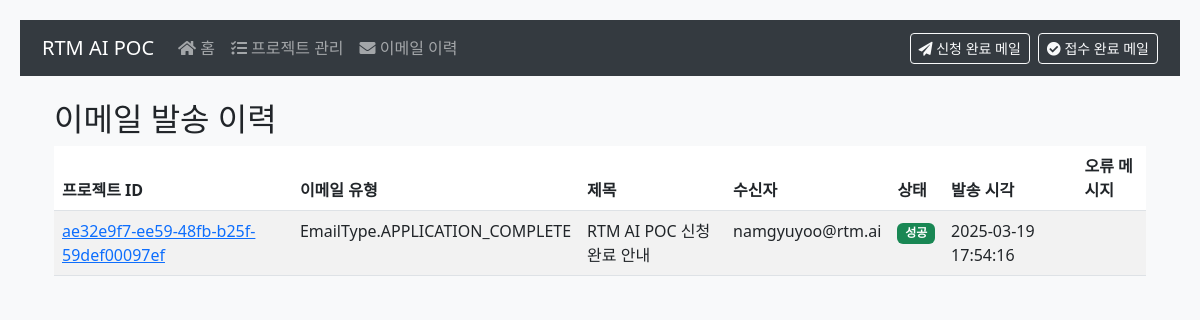
Before: /email-history with the older database file.
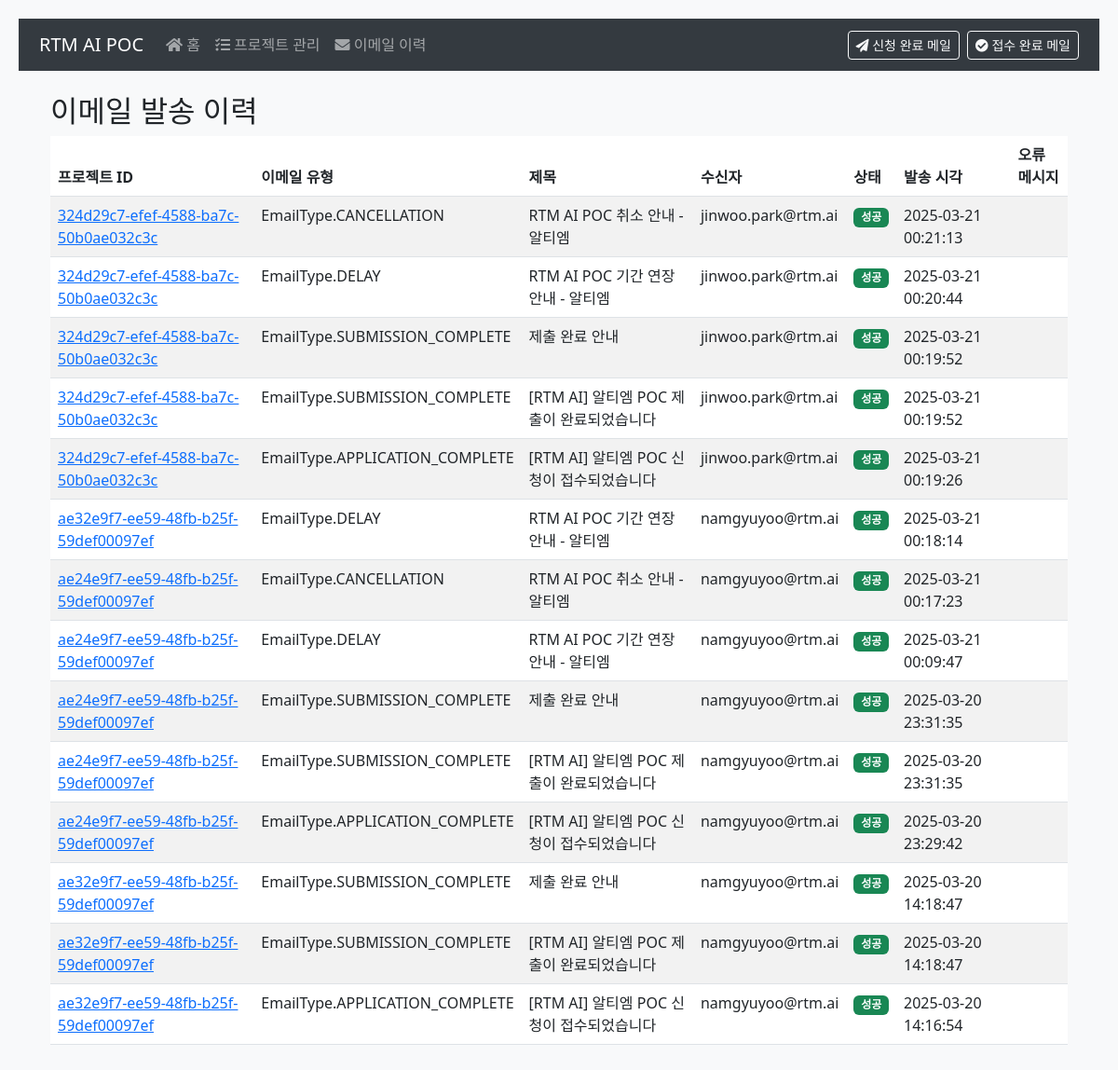
After: the same page with the newer database file.
### app/models.py (models this page shows)
class EmailHistory(db.Model):
    id = db.Column(db.Integer, primary_key=True)
    project_id = db.Column(db.String(36), db.ForeignKey('project.id'), nullable=False)
    email_type = db.Column(db.Enum(EmailType), nullable=False)
    subject = db.Column(db.String(200), nullable=False)
    recipient = db.Column(db.String(120), nullable=False)
    status = db.Column(db.String(20), nullable=False)  # success, failed
    error_message = db.Column(db.Text)
    sent_at = db.Column(db.DateTime, nullable=False, default=utcnow_to_korea)
    project = db.relationship('Project', backref=db.backref('email_history', lazy=True))

### app/routes.py (the view)
@bp.route('/email-history')
def email_history():
    try:
        history = EmailHistory.query.order_by(EmailHistory.sent_at.desc()).all()
        return render_template('email_history.html', history=history)
    except Exception as e:
        logging.error(f"Error fetching email history: {str(e)}")
        return jsonify({'error': str(e)}), 500

### app/templates/email_history.html (shortened to what this page needs)
{% extends "base.html" %}
{% block content %}
<div class="container mt-4">
    <h2>이메일 발송 이력</h2>
    <div class="table-responsive">
        <table class="table table-striped">
            <thead>
                <tr>
                    <th>프로젝트 ID</th>
                    <th>이메일 유형</th>
                    <th>제목</th>
                    <th>수신자</th>
                    <th>상태</th>
                    <th>발송 시각</th>
                    <th>오류 메시지</th>
                </tr>
            </thead>
            <tbody>
                {% for record in history %}
                <tr>
                    <td>
                        <a href="{{ url_for('main.project_detail', project_id=record.project_id) }}">
                            {{ record.project_id }}
                        </a>
                    </td>
                    <td>{{ record.email_type }}</td>
                    <td>{{ record.subject }}</td>
                    <td>{{ record.recipient }}</td>
                    <td>
                        {% if record.status == 'success' %}
                        <span class="badge bg-success">성공</span>
                        {% else %}
                        <span class="badge bg-danger">실패</span>
                        {% endif %}
                    </td>
                    <td>{{ record.sent_at.strftime('%Y-%m-%d %H:%M:%S') }}</td>
                    <td>
                    </td>
                </tr>
                {% endfor %}
            </tbody>
        </table>
    </div>
</div>
{% endblock %}

Changed rows visible on the page:
added EmailHistory: project_id "324d29c7-efef-4588-ba7c-50b0ae032c3c", email_type "EmailType.CANCELLATION", subject "RTM AI POC 취소 안내 - 알티엠", recipient "jinwoo.park@rtm.ai", status "성공", sent_at "2025-03-21 00:21:13"
added EmailHistory: project_id "324d29c7-efef-4588-ba7c-50b0ae032c3c", email_type "EmailType.DELAY", subject "RTM AI POC 기간 연장 안내 - 알티엠", recipient "jinwoo.park@rtm.ai", status "성공", sent_at "2025-03-21 00:20:44"
added EmailHistory: project_id "324d29c7-efef-4588-ba7c-50b0ae032c3c", email_type "EmailType.SUBMISSION_COMPLETE", subject "제출 완료 안내", recipient "jinwoo.park@rtm.ai", status "성공", sent_at "2025-03-21 00:19:52"
added EmailHistory: project_id "324d29c7-efef-4588-ba7c-50b0ae032c3c", email_type "EmailType.SUBMISSION_COMPLETE", subject "[RTM AI] 알티엠 POC 제출이 완료되었습니다", recipient "jinwoo.park@rtm.ai", status "성공", sent_at "2025-03-21 00:19:52"
added EmailHistory: project_id "324d29c7-efef-4588-ba7c-50b0ae032c3c", email_type "EmailType.APPLICATION_COMPLETE", subject "[RTM AI] 알티엠 POC 신청이 접수되었습니다", recipient "jinwoo.park@rtm.ai", status "성공", sent_at "2025-03-21 00:19:26"
added EmailHistory: project_id "ae32e9f7-ee59-48fb-b25f-59def00097ef", email_type "EmailType.DELAY", subject "RTM AI POC 기간 연장 안내 - 알티엠", recipient "namgyuyoo@rtm.ai", status "성공", sent_at "2025-03-21 00:18:14"
added EmailHistory: project_id "ae24e9f7-ee59-48fb-b25f-59def00097ef", email_type "EmailType.CANCELLATION", subject "RTM AI POC 취소 안내 - 알티엠", recipient "namgyuyoo@rtm.ai", status "성공", sent_at "2025-03-21 00:17:23"
added EmailHistory: project_id "ae24e9f7-ee59-48fb-b25f-59def00097ef", email_type "EmailType.DELAY", subject "RTM AI POC 기간 연장 안내 - 알티엠", recipient "namgyuyoo@rtm.ai", status "성공", sent_at "2025-03-21 00:09:47"
added EmailHistory: project_id "ae24e9f7-ee59-48fb-b25f-59def00097ef", email_type "EmailType.SUBMISSION_COMPLETE", subject "제출 완료 안내", recipient "namgyuyoo@rtm.ai", status "성공", sent_at "2025-03-20 23:31:35"
added EmailHistory: project_id "ae24e9f7-ee59-48fb-b25f-59def00097ef", email_type "EmailType.SUBMISSION_COMPLETE", subject "[RTM AI] 알티엠 POC 제출이 완료되었습니다", recipient "namgyuyoo@rtm.ai", status "성공", sent_at "2025-03-20 23:31:35"
added EmailHistory: project_id "ae24e9f7-ee59-48fb-b25f-59def00097ef", email_type "EmailType.APPLICATION_COMPLETE", subject "[RTM AI] 알티엠 POC 신청이 접수되었습니다", recipient "namgyuyoo@rtm.ai", status "성공", sent_at "2025-03-20 23:29:42"
added EmailHistory: project_id "ae32e9f7-ee59-48fb-b25f-59def00097ef", email_type "EmailType.SUBMISSION_COMPLETE", subject "제출 완료 안내", recipient "namgyuyoo@rtm.ai", status "성공", sent_at "2025-03-20 14:18:47"
added EmailHistory: project_id "ae32e9f7-ee59-48fb-b25f-59def00097ef", email_type "EmailType.SUBMISSION_COMPLETE", subject "[RTM AI] 알티엠 POC 제출이 완료되었습니다", recipient "namgyuyoo@rtm.ai", status "성공", sent_at "2025-03-20 14:18:47"
changed EmailHistory (number 14 of 14 on the later page): subject "RTM AI POC 신청 완료 안내" → "[RTM AI] 알티엠 POC 신청이 접수되었습니다"; sent_at "2025-03-19 17:54:16" → "2025-03-20 14:16:54"
